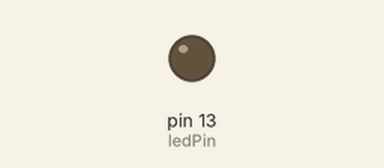
This sketch was run on a simulated Arduino Uno, built with avr-gcc and run on an emulated ATmega328P. Parts: output pins drawn as LEDs (lit = HIGH). What the sketch prints to the serial monitor is not drawn.

Above: at 0.3 s.
At 13.2 s:
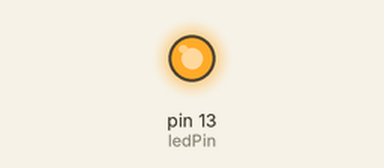
Timing chart, 0 to 18.0 s (numbered marks = the images above):
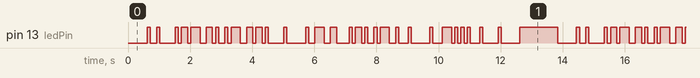

Measured:
- by itself, pin 13 (ledPin): moves between LOW and HIGH, repeating every 13.8 s
- by itself, everything shown: repeats every 13.8 s, in 62 steps

The sketch:

transmitter_code.ino
```cpp
#include <Arduino.h>

const int ledPin = 13;
const int bitRate = 100;
const String startBits = "00000010";
const String endBits = "00000011";

void setup() {
  pinMode(ledPin, OUTPUT);
  Serial.begin(115200);
}

void loop() {
  String message = "Anish Nair GTA";     // Replace with the message you want to send.
  String binaryMessage = startBits+encodeToUTF8(message)+endBits;

  Serial.println("Transmitting message: " + message);
  Serial.println("In binary format with prefix and suffix bits: " + binaryMessage);

  sendBinaryMessage(binaryMessage);
  delay(1000);
}

void sendBinaryMessage(String binaryMessage) {
  for (int i = 0; i < binaryMessage.length(); i++) {
    digitalWrite(ledPin, binaryMessage[i] == '1' ? HIGH : LOW);
    delay(bitRate);
  }
}

#include <string.h>

// Function to encode text to UTF8 to 1s and 0s
String encodeToUTF8(String input) {
  String output = "";
  int len = input.length();

  for (int i = 0; i < len; i++) {
    byte c = input.charAt(i);
    if (c < 128) {
      output += "0";
      for (int j = 6; j >= 0; j--) {
        output += bitRead(c, j);
      }
    } else if ((c > 191) && (c < 224)) {
      byte c2 = input.charAt(++i);
      output += "110";
      output += ((c >> 2) & 0x07);
      output += "10";
      output += ((c2 >> 6) & 0x03);
      output += ((c2 >> 0) & 0x3F);
    } else {
      byte c2 = input.charAt(++i);
      byte c3 = input.charAt(++i);
      output += "1110";
      output += ((c >> 4) & 0x0F);
      output += "10";
      output += ((c2 >> 6) & 0x03);
      output += ((c2 >> 0) & 0x3F);
      output += "10";
      output += ((c3 >> 0) & 0x3F);
    }
  }
  return output;
}
```
